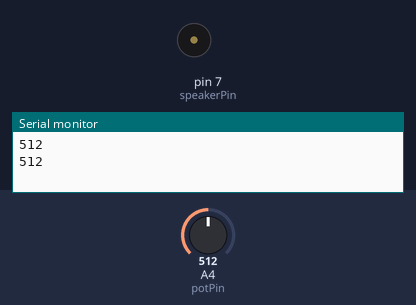
A sketch run on a simulated Arduino Uno, built with avr-gcc and run on an emulated ATmega328P. On the bench: buzzer (waves = sounding), the last lines printed to the serial monitor. The test bench sets the inputs (shaded band); at power-on: A4 (potPin) = 512.

Above: at 1.01 s.
1.5 s: A4 (potPin) set to 122
At 1.93 s:
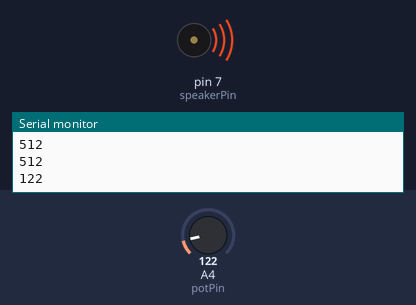
4.8 s: A4 (potPin) set to 0
Timing chart, 0 to 12.3 s (numbered marks = the images above; inputs shaded):
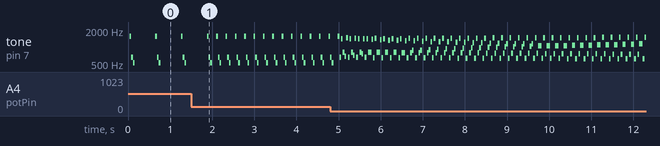

The sketch:

TestQuestion1.ino
```cpp
                                                int potPin = 4;
int speakerPin = 7;

void setup() {
  Serial.begin(9600);

  pinMode(speakerPin, OUTPUT);
}

void loop() {
  int val = analogRead(potPin);
  Serial.println(val);

  for(int i = 0; i < 1000; i+=10) {
    digitalWrite(speakerPin, HIGH);
    delayMicroseconds(i);
    digitalWrite(speakerPin, LOW);
    delayMicroseconds(i);
}

delay(val);
}
```

Measured:
- by itself, tone on pin 7 (speakerPin): plays 655 Hz for 0.04 s, 529 Hz for 0.04 s, 1545 Hz for 0.04 s, 655 Hz for 0.04 s, 1400 Hz for 0.04 s, 815 Hz for 0.04 s … (167 notes in this stretch)
